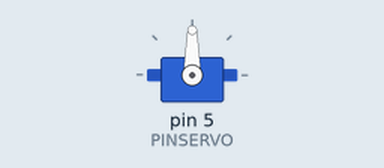
Bench run of a sketch on a simulated Arduino Uno, built with avr-gcc and run on an emulated ATmega328P. On the bench: servo.

Above: at 0.05 s.
At 1.5 s:
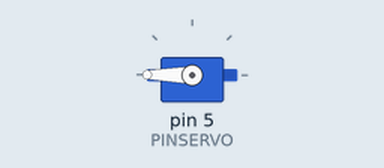
At 3.0 s:
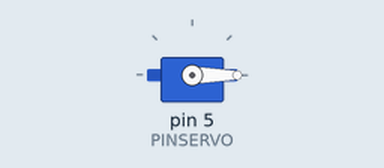
Timing chart, 0 to 6.9 s (numbered marks = the images above):
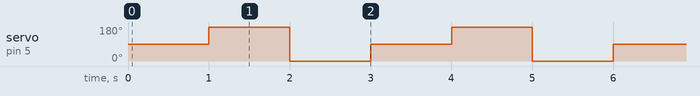

The sketch:

Servo.ino
```cpp
/*
  Capitulo 6 de Arduino desde cero en Español
  Control de servo con tres zonas: -180°, 0°, 180°
  Autor: bitwiseAr  | Mod: ChatGPT
*/

#include <Servo.h>

Servo servo1;

const uint8_t PINSERVO = 5;    // <-- Asegúrate de cablear al pin 5 (o cambia este valor)
const int PULSOMIN = 544;      // µs (ajusta a tu servo)
const int PULSOMAX = 2400;     // µs (ajusta a tu servo)

const unsigned long T_ESPERA = 1000; // ms entre zonas

// Convierte ángulo lógico [-180..180] a [0..180] real del servo
void moverServoDeg180(int angulo_logico) {
  angulo_logico = constrain(angulo_logico, -180, 180);
  // Si tu servo golpea tope, usa 10..170 en lugar de 0..180
  int angulo_servo = map(angulo_logico, -180, 180, 0, 180);
  servo1.write(angulo_servo);
}

// Zonas
void IrZona1() { moverServoDeg180(0); }
void IrZona2() { moverServoDeg180(180); }
void IrZona3() { moverServoDeg180(-180); }

void setup() {
  Serial.begin(9600);
  servo1.attach(PINSERVO, PULSOMIN, PULSOMAX); // ¡No hacer detach aquí!
  IrZona1();
}

void loop() {
  IrZona1(); delay(T_ESPERA);
  IrZona2(); delay(T_ESPERA);
  IrZona3(); delay(T_ESPERA);
}
```

Measured:
- by itself, servo on pin 5 (PINSERVO): repeats every 3.0 s: 0° 1.0 s, 90° 1.0 s, 180° 1.0 s
